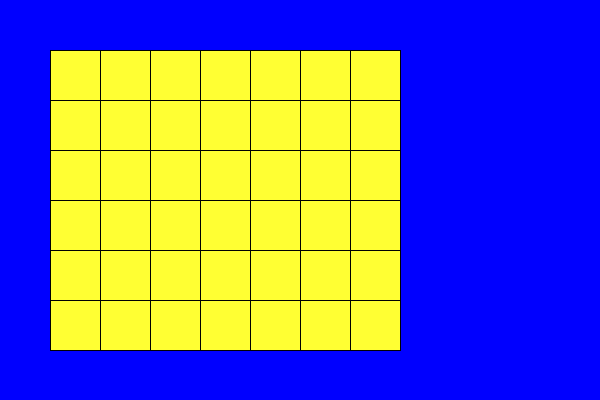
Frame 1 (no input)
Frame 60 (the mouse pressed at the canvas centre just before this capture): identical to frame 1, image omitted
Frame 120 (the mouse held since frame 60 and released just before this capture): identical to frame 1, image omitted

The Processing sketch that drew this single still picture (run headless with seeded random() and noise(); from frame 60 on, the mouse is pressed at the canvas centre):

// Processing sketch: connect_board
// ── connect_board.pde
//true if it's the users turn (not the computers)
boolean yourturn = true;
int numRed = 0;
int numBlack = 0;
ArrayList<Piece> c1 = new ArrayList<Piece>();
ArrayList<Piece> c2 = new ArrayList<Piece>();
ArrayList<Piece> c3 = new ArrayList<Piece>();
ArrayList<Piece> c4 = new ArrayList<Piece>();
ArrayList<Piece> c5 = new ArrayList<Piece>();
ArrayList<Piece> c6 = new ArrayList<Piece>();
ArrayList<Piece> c7 = new ArrayList<Piece>();

public class Piece {
}

void setup(){
  //setup background
  size(600, 400);
  background(color(0, 0, 255));
  //setup grid
  for (int i = 50; i <= 350; i += 50){
    for (int j = 50; j <= 300; j += 50){
      fill(color(255, 255, 51));
      rect(i, j, 50, 50);
    }
  }
}

void draw(){
  
  /*if (numBlack > numRed){
    yourturn = true;
  }
  else{
    yourturn = false;
  }*/
  
}
  

void mouseClicked(){
  if(yourturn == true) {
    fill (color (255, 0, 0));
    numRed ++;
  }
  else {
    fill(color(0, 0, 0));
    numBlack ++;
  }
  if (mouseX > 50 && mouseX < 100) {
    if(c1.size() < 6) {
      Piece p = new Piece();
      ellipse(76, 325-(c1.size()*50), 40, 40);
      c1.add(p);
      yourturn = !yourturn;
    }
    else {
      textSize(20);
      text("Please choose a column that is not full.", 25, 50);
    }
  }
  if (mouseX > 100 && mouseX < 150) {
    if(c2.size() < 6) {
      Piece p = new Piece();
      ellipse(126, 325-(c2.size()*50), 40, 40);
      c2.add(p);
      yourturn = !yourturn;
    }
    else {
      textSize(20);
      text("Please choose a column that is not full.", 25, 50);
    }
  }
  if (mouseX > 150 && mouseX < 200) {
    if(c3.size() < 6) {
      Piece p = new Piece();
      ellipse(176, 325-(c3.size()*50), 40, 40);
      c3.add(p);
      yourturn = !yourturn;
    }
    else {
      textSize(20);
      text("Please choose a column that is not full.", 25, 50);
    }
  }
  if (mouseX > 200 && mouseX < 250) {
    if(c4.size() < 6) {
      Piece p = new Piece();
      ellipse(226, 325-(c4.size()*50), 40, 40);
      c4.add(p);
      yourturn = !yourturn;
    }
    else {
      textSize(20);
      text("Please choose a column that is not full.", 25, 50);
    }
  }
  if (mouseX > 250 && mouseX < 300) {
    if(c5.size() < 6) {
      Piece p = new Piece();
      ellipse(276, 325-(c5.size()*50), 40, 40);
      c5.add(p);
      yourturn = !yourturn;
    }
    else {
      textSize(20);
      text("Please choose a column that is not full.", 25, 50);
    }
  }
  if (mouseX > 300 && mouseX < 350) {
    if(c6.size() < 6) {
      Piece p = new Piece();
      ellipse(326, 325-(c6.size()*50), 40, 40);
      c6.add(p);
      yourturn = !yourturn;
    }
    else {
      textSize(20);
      text("Please choose a column that is not full.", 25, 50);
    }
  }
  if (mouseX > 350 && mouseX < 400) {
    if(c7.size() < 6) {
      Piece p = new Piece();
      ellipse(376, 325-(c7.size()*50), 40, 40);
      c7.add(p);
      yourturn = !yourturn;
    }
    else {
      textSize(20);
      text("Please choose a column that is not full.", 25, 50);
    }
  }
}


/*void play(){
    
  if (mouseClicked()) {
    
  }
  
}*/
